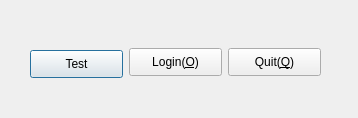
<?xml version="1.0" encoding="UTF-8"?>
<ui version="4.0">
 <class>LoginDlg</class>
 <widget class="QDialog" name="LoginDlg">
  <property name="geometry">
   <rect>
    <x>0</x>
    <y>0</y>
    <width>358</width>
    <height>118</height>
   </rect>
  </property>
  <property name="windowTitle">
   <string>Login</string>
  </property>
  <property name="windowIcon">
   <iconset resource="../resouce.qrc">
    <normaloff>:/images/app.svg</normaloff>:/images/app.svg</iconset>
  </property>
  <property name="sizeGripEnabled">
   <bool>false</bool>
  </property>
  <property name="modal">
   <bool>true</bool>
  </property>
  <widget class="QPushButton" name="pushButton">
   <property name="geometry">
    <rect>
     <x>30</x>
     <y>50</y>
     <width>93</width>
     <height>28</height>
    </rect>
   </property>
   <property name="text">
    <string>Test</string>
   </property>
  </widget>
  <widget class="QPushButton" name="okButton">
   <property name="geometry">
    <rect>
     <x>129</x>
     <y>48</y>
     <width>93</width>
     <height>28</height>
    </rect>
   </property>
   <property name="text">
    <string>Login(&amp;O)</string>
   </property>
  </widget>
  <widget class="QPushButton" name="cancelButton">
   <property name="geometry">
    <rect>
     <x>228</x>
     <y>48</y>
     <width>93</width>
     <height>28</height>
    </rect>
   </property>
   <property name="text">
    <string>Quit(&amp;Q)</string>
   </property>
  </widget>
 </widget>
 <tabstops>
  <tabstop>okButton</tabstop>
  <tabstop>cancelButton</tabstop>
 </tabstops>
 <resources>
  <include location="../resouce.qrc"/>
 </resources>
 <connections>
  <connection>
   <sender>okButton</sender>
   <signal>clicked()</signal>
   <receiver>LoginDlg</receiver>
   <slot>accept()</slot>
   <hints>
    <hint type="sourcelabel">
     <x>237</x>
     <y>153</y>
    </hint>
    <hint type="destinationlabel">
     <x>96</x>
     <y>188</y>
    </hint>
   </hints>
  </connection>
  <connection>
   <sender>cancelButton</sender>
   <signal>clicked()</signal>
   <receiver>LoginDlg</receiver>
   <slot>reject()</slot>
   <hints>
    <hint type="sourcelabel">
     <x>336</x>
     <y>153</y>
    </hint>
    <hint type="destinationlabel">
     <x>179</x>
     <y>188</y>
    </hint>
   </hints>
  </connection>
 </connections>
</ui>
